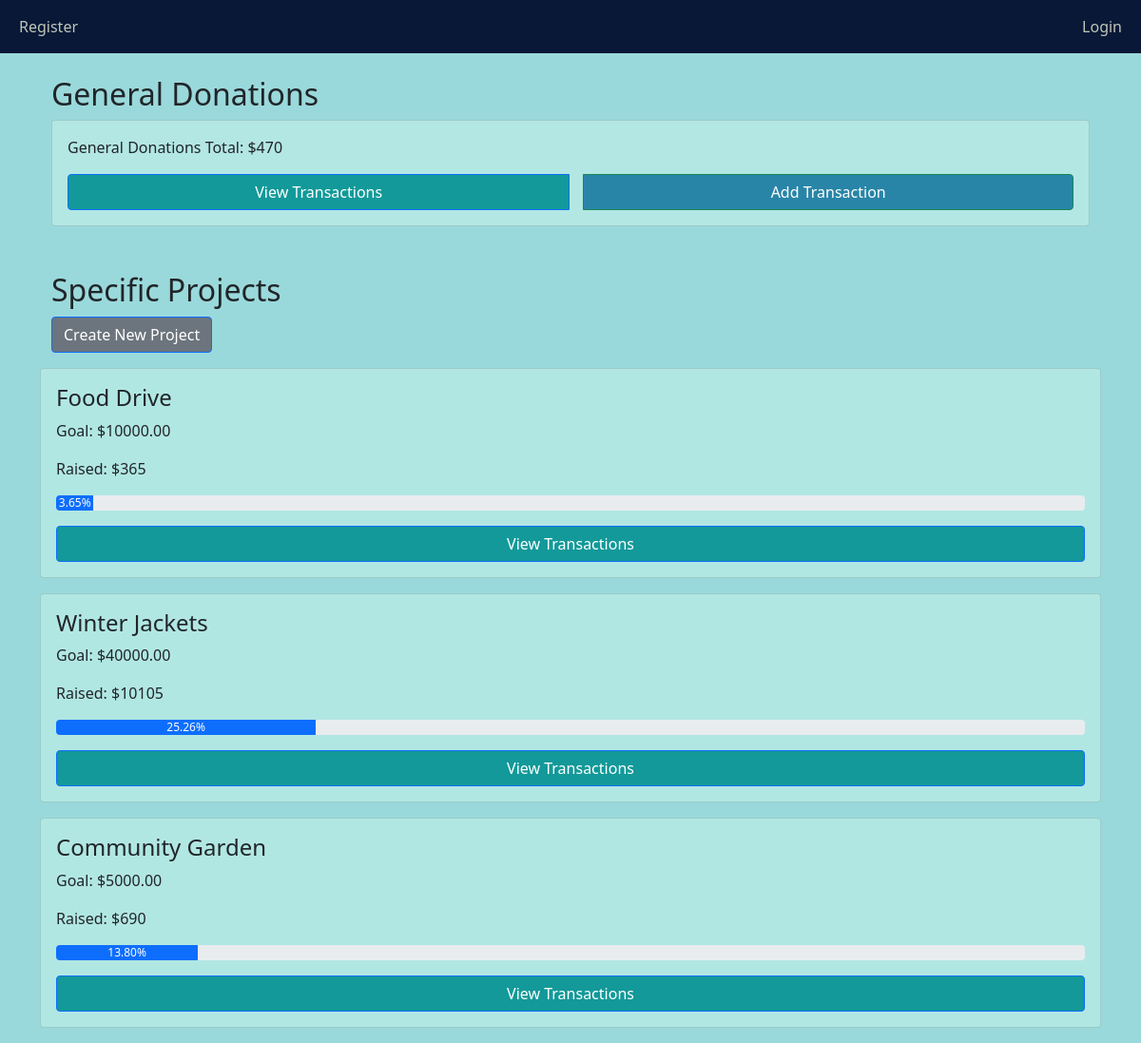
The page / on the database its author committed.
### main/models.py (models this page shows, shortened)
class Project(models.Model):
    name = models.CharField(max_length=100)
    start_date = models.DateField()
    end_date = models.DateField()
    goal_amount = models.DecimalField(max_digits=10, decimal_places=2)
    description = models.TextField(null=True, blank=True)
    owner = models.ForeignKey(User, on_delete=models.CASCADE)
    is_archived = models.BooleanField(default=False)

### main/views.py (the view)
# urls.py: path('', views.home, name='home'),
def home(request):
    general_total = Transaction.objects.filter(fund="general").aggregate(Sum('amount'))['amount__sum'] or 0
    projects = Project.objects.filter(is_archived=False) #projects = Project.objects.all()
    project_data = []
    for project in projects:
        total_raised = project.transactions.aggregate(Sum('amount'))['amount__sum'] or 0
        progress_percentage = (total_raised / project.goal_amount) * 100 if project.goal_amount > 0 else 0
        project_data.append({
            'project': project,
            'total_raised': total_raised,
            'progress_percentage': round(progress_percentage, 2),
            'is_owner': project.owner ==request.user
        })
    return render(request, 'main/home.html', {
        'general_total': general_total,
        'project_data': project_data
    })

### main/templates/main/home.html (shortened to what this page needs)
{% extends 'main/base.html' %}
{% block content %}
<div class="container mt-4">
    <h2>General Donations</h2>
    <div class="card p-3" style="background-color: #b3e7e4;">
        <p>General Donations Total: ${{ general_total }}</p>
        <div class="btn-group">
            <a href="{% url 'view_general_transactions' %}" class="btn btn-primary" class="btn" style="background-color: #069393eb; color: white !important;" >View Transactions</a>
            <a href="{% url 'add_general_transaction' %}" class="btn btn-success"  style="background-color: #2885a7; color: rgb(255, 255, 255) !important;">Add Transaction</a>
        </div>
    </div>
    <h2 class="mt-5">Specific Projects</h2>
    <a href="{% url 'create_project' %}" class="btn btn-primary mb-3"style="background-color: #6c757d; color: white !important;">Create New Project</a>
</div>
    {% for data in project_data %}
    <div class="card p-3 mb-3 position-relative" style="background-color: #b1e7e3;" style="padding-top: 2.5rem ;">
        <h4>{{ data.project.name }}</h4>
        <p>Goal: ${{ data.project.goal_amount }}</p>
        <p>Raised: ${{ data.total_raised }}</p>
        <div class="progress mb-3">
            <div class="progress-bar" role="progressbar"
                 style="width: {{ data.progress_percentage }}%;
                 aria-valuenow="{{ data.progress_percentage }}" aria-valuemin="0" aria-valuemax="100">
                {{ data.progress_percentage }}%
            </div>
        </div>
        <div class="btn-group">
            <a href="{% url 'view_project_transactions' data.project.id %}" class="btn btn-primary"  style="background-color: #069393eb; color: white !important;">View Transactions</a>
        </div>
    </div>
    {% endfor %}
</div>
{% endblock %}

### main/templates/main/base.html (style rules this page uses)
.btn-group { display: flex; gap: 15px; justify-content: center; flex-wrap: wrap; }
body { background-color: #9ad9db }

### rows shown on the page
Project: project.name "Food Drive", project.goal_amount "10000.00", total_raised "365", progress_percentage "3.65"
Project: project.name "Winter Jackets", project.goal_amount "40000.00", total_raised "10105", progress_percentage "25.26"
Project: project.name "Community Garden", project.goal_amount "5000.00", total_raised "690", progress_percentage "13.80"

### other values the page prints
{{ general_total }} "470"
